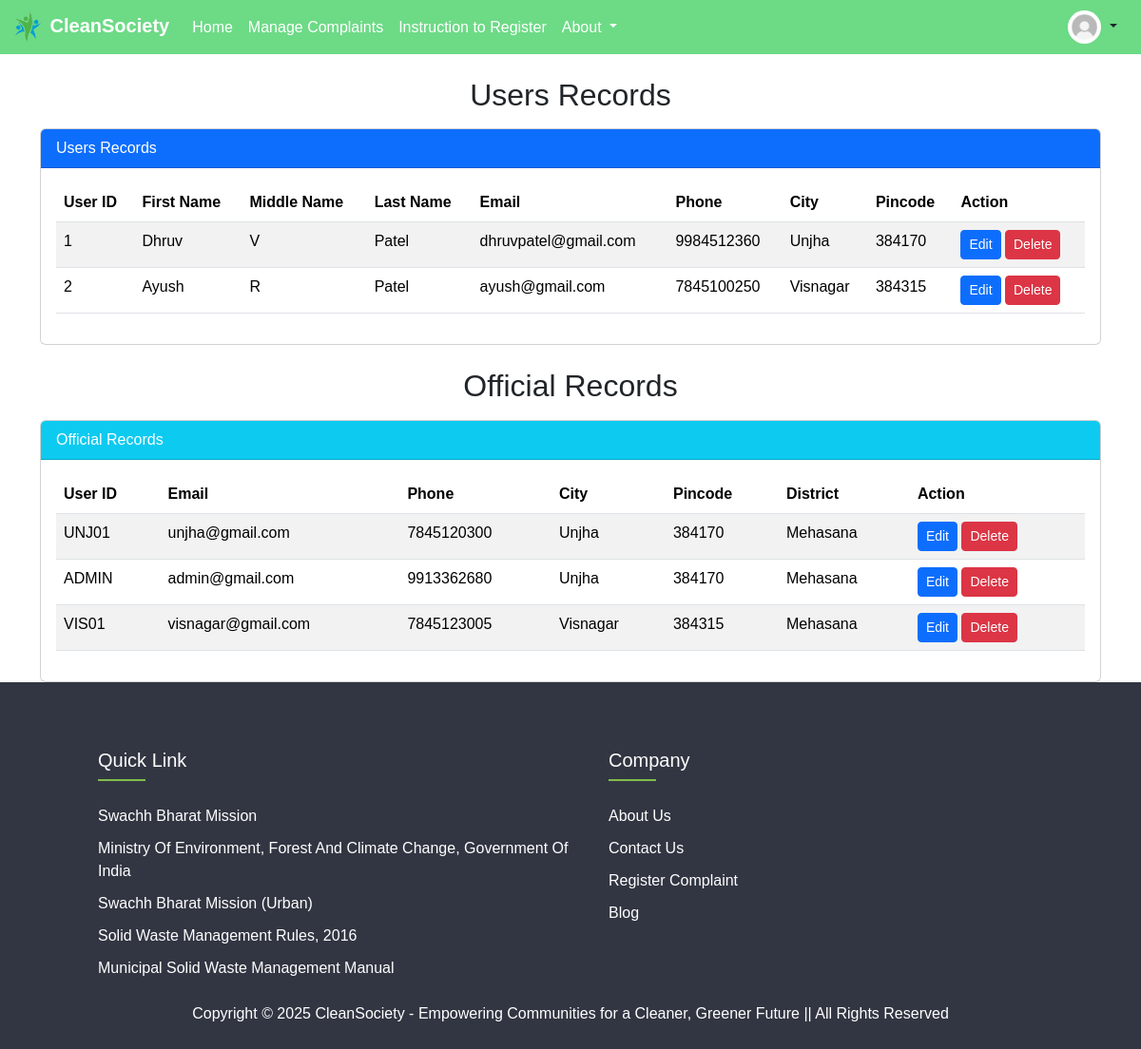
The app's page /_UserRecords.php (signed in) with its own data.
### tables this page shows
CREATE TABLE `user_list` (
  `id` int NOT NULL AUTO_INCREMENT,
  `FName` varchar(45) NOT NULL,
  `MName` varchar(45) NOT NULL,
  `LName` varchar(45) NOT NULL,
  `Email` varchar(45) NOT NULL,
  `Phone` varchar(45) NOT NULL,
  `City` varchar(45) NOT NULL,
  `Pincode` varchar(45) NOT NULL,
  `Password` varchar(255) NOT NULL,
  `DateTime` datetime NOT NULL DEFAULT CURRENT_TIMESTAMP,
  PRIMARY KEY (`id`,`Email`),
  UNIQUE KEY `Phone_UNIQUE` (`Phone`),
  UNIQUE KEY `Email_UNIQUE` (`Email`)
);

CREATE TABLE `official_list` (
  `ID` int NOT NULL AUTO_INCREMENT,
  `User_ID` varchar(45) NOT NULL,
  `Email` varchar(45) NOT NULL,
  `Phone` varchar(45) NOT NULL,
  `City` varchar(45) NOT NULL,
  `Pincode` varchar(45) NOT NULL,
  `District` varchar(45) DEFAULT NULL,
  `Password` varchar(255) NOT NULL,
  `DateTime` datetime NOT NULL DEFAULT CURRENT_TIMESTAMP,
  PRIMARY KEY (`ID`,`User_ID`),
  UNIQUE KEY `User_ID_UNIQUE` (`User_ID`),
  UNIQUE KEY `Email_UNIQUE` (`Email`),
  UNIQUE KEY `Phone_UNIQUE` (`Phone`)
);

### _UserRecords.php (the view, shortened to what this page needs)
<!doctype html>
<html lang="en">
<head>
    <link rel="stylesheet" href="https://cdn.jsdelivr.net/npm/bootstrap-icons@1.10.5/font/bootstrap-icons.css">
    <link href="https://cdn.jsdelivr.net/npm/bootstrap@5.3.3/dist/css/bootstrap.min.css" rel="stylesheet"
>
</head>
<body>
    <?php
        include './_dbconnect.php';
        include './_MainHeader.php';
    ?>
    <section id="Userlist">
        <div class="container mt-4">
            <h2 class="text-center"> Users Records</h2>
            <div class="card mt-3">
                <div class="card-header bg-primary text-white">
                    Users Records
                </div>
                <div class="card-body">
                    <table class="table table-striped" id="user_data">
                        <thead>
                            <tr>
                                <th>User ID</th>
                                <th>First Name</th>
                                <th>Middle Name</th>
                                <th>Last Name</th>
                                <th>Email</th>
                                <th>Phone</th>
                                <th>City</th>
                                <th>Pincode</th>
                                <th>Action</th>
                            </tr>
                        </thead>
                        <tbody>
                            <tr>
                                <?php
                            $ql1 = "SELECT * FROM `user_list`";
                            $que1 = mysqli_query($conn, $ql1);
                            $res = mysqli_num_rows($que1);
                            for($i=1; $i<=$res;$i++){
                            $row=mysqli_fetch_array($que1);
                        ?>
                                <td class="user_id"> <?php echo $row['id'] ?> </td>
                                <td> <?php echo $row['FName'] ?> </td>
                                <td> <?php echo $row['MName'] ?> </td>
                                <td> <?php echo $row['LName'] ?> </td>
                                <td> <?php echo $row['Email'] ?> </td>
                                <td> <?php echo $row['Phone'] ?> </td>
                                <td> <?php echo $row['City'] ?> </td>
                                <td> <?php echo $row['Pincode'] ?> </td>
                                <td>
                                    <button type="button" value="<?=$row['id'];?>" class="btn btn-primary btn-sm edit_btn">Edit</button>
                                    <button type="button" value="<?=$row['id'];?>"  class="btn btn-danger btn-sm delete_btn">Delete</button>
                                </td>
                            </tr>
                            <?php } ?>
                        </tbody>
                    </table>
                </div>
            </div>
        </div>
    </section>
    <section id="Officiallist">
        <div class="container mt-4">
            <h2 class="text-center"> Official Records</h2>
            <div class="card mt-3">
                <div class="card-header bg-info text-white">
                    Official Records
                </div>
                <div class="card-body">
                    <table class="table table-striped" id="official_data">
                        <thead>
                            <tr>
                                <th>User ID</th>
                                <th>Email</th>
                                <th>Phone</th>
                                <th>City</th>
                                <th>Pincode</th>
                                <th>District</th>
                                <th>Action</th>
                            </tr>
                        </thead>
                        <tbody>
                            <tr>
                                <?php
                            $ql1 = "SELECT * FROM `official_list`";
                            $que1 = mysqli_query($conn, $ql1);
                            $res = mysqli_num_rows($que1);
                            for($i=1; $i<=$res ;$i++){
                            $row=mysqli_fetch_array($que1);
                        ?>
                                <td> <?php echo $row['User_ID'] ?> </td>
                                <td> <?php echo $row['Email'] ?> </td>
                                <td> <?php echo $row['Phone'] ?> </td>
                                <td> <?php echo $row['City'] ?> </td>
                                <td> <?php echo $row['Pincode'] ?> </td>
                                <td> <?php echo $row['District'] ?> </td>
                                <td>
                                    <button type="button" value="<?=$row['ID'];?>" class="btn btn-primary btn-sm edit_official_btn">Edit</button>
                                    <button type="button" value="<?=$row['ID'];?>" class="btn btn-danger btn-sm delete_official_btn">Delete</button>
                                </td>
                            </tr>
                            <?php } ?>
                        </tbody>
                    </table>
                </div>
            </div>
        </div>
    </section>
    <?php
        include './_MainFooter.php';
    ?>
</body>
</html>

### _MainHeader.php (shortened to what this page needs)
<!doctype html>
<html lang="en">
<head>
    <link rel="stylesheet" href="https://cdnjs.cloudflare.com/ajax/libs/font-awesome/6.7.2/css/all.min.css"
 />
    <link href="https://cdn.jsdelivr.net/npm/bootstrap@5.3.3/dist/css/bootstrap.min.css" rel="stylesheet"
>
</head>
<body>
    <?php
        include './_RegisterOfficial.php';
if (isset($_SESSION['loggedin']) && $_SESSION['loggedin'] == true) {
    $user_email = $_SESSION['Username'];
    $sql = "SELECT * FROM `user_list` WHERE Email = '$user_email'";
    $query = mysqli_query($conn, $sql);
    $num = mysqli_num_rows($query);
    if ($num == 1) {
        $result = mysqli_fetch_assoc($query);
        $name = $result['FName'].' '. $result['LName'];
        echo '<nav class="navbar navbar-expand-lg py-1">
        <div class="container-fluid">
            <div class="heading">
                <a class="navbar-brand" href="#"><img src="./Assets/Images/logo.png" alt="Logo"> CleanSociety</a>
                <button class="navbar-toggler" type="button" data-bs-toggle="collapse" data-bs-target="#navbarNav"
                    aria-controls="navbarNav" aria-expanded="false" aria-label="Toggle navigation">
                    <span class="navbar-toggler-icon"></span>
                </button>
            </div>
            <div class="collapse navbar-collapse" id="navbarNav">
                <ul class="navbar-nav">
                    <li class="nav-item">
                        <a class="nav-link active" aria-current="page" href="./">Home</a>
                    </li>
                    <li class="nav-item">
                        <a class="nav-link" href="./_Complaints.php">Register Complaint</a>
                    </li>
                    <li class="nav-item">
                        <a class="nav-link" href="./_InstructionToComplaint.php">Instruction to Register</a>
                    </li>
                    <li class="nav-item dropdown">
                        <a class="nav-link dropdown-toggle" href="#" role="button" data-bs-toggle="dropdown"
                            aria-expanded="false">
                            About
                        </a>
                        <ul class="dropdown-menu">
                            <li><a class="dropdown-item" href="./_AboutUS.php">About Us</a></li>
                            <li><a class="dropdown-item" href="./_ContactUS.php">Contact Us</a></li>
                            <li><a class="dropdown-item" href="./_Blog.php">Blog</a></li>
                        </ul>
                    </li>
                </ul>
                </div>
                <div class="btn-group">
                            <button type="button" class="btn dropdown-toggle" data-bs-toggle="dropdown" data-bs-display="static" aria-expanded="false">
                            <img src="Assets\Images\no-image.jpg" style="width:35px;height:35px; border-radius:50%; cursor:pointer;" >
                            </button>
                            <ul class="dropdown-menu" style="width: 300px; left:-280%">
                                <div class="float">
                                    <div class="profile">
                                        <img src="assets\images\no-image.jpg" style="width:40px;height:40px; border-radius:50%; cursor:pointer;" >
                                        <h4>' . $name . '</h4>
                                    </div>
                                </div>
                                <hr style="width:100%; height:3px; border-width:0; color:gray; background-color:gray">
                                <li><a class="dropdown-item" href="./_DisplayComplaint.php"><i class="fa-solid fa-location-dot"></i>Track Complaint</a></li>
                                <li><a class="dropdown-item" href="./_PasswordReset.php"><i class="fa-solid fa-lock"></i>Change Password</a></li>
                                <div class="dropdown-divider"></div>
                                <a role="button" href="./_Logout.php" class="btn btn-outline-primary mx-3"><i class="fa-solid fa-arrow-right-from-bracket"></i> Logout</a>
                            </ul>
                        </div>
                        </div>
    </nav>';
    }else{
        $sql1 = " SELECT * From `official_list` WHERE Email='$user_email'OR User_ID='$user_email'";
        $res = mysqli_query($conn, $sql1);
        $num1 = mysqli_num_rows($res);
        if ($num1 == 1) {
            $result = mysqli_fetch_assoc($res);
            $name = $result['User_ID'];
            echo '<nav class="navbar navbar-expand-lg py-1">
        <div class="container-fluid">
            <div class="heading">
                <a class="navbar-brand" href="#"><img src="./Assets/Images/logo.png" alt="Logo"> CleanSociety</a>
            </div>
            <div class="collapse navbar-collapse" id="navbarNav">
                <ul class="navbar-nav">
                    <li class="nav-item">
                        <a class="nav-link active" aria-current="page" href="./">Home</a>
                    </li>
                    <li class="nav-item">
                        <a class="nav-link" href="./_ViewAllComplaints.php">Manage Complaints</a>
                    </li>
                    <li class="nav-item">
                        <a class="nav-link" href="./_InstructionToComplaint.php">Instruction to Register</a>
                    </li>
                    <li class="nav-item dropdown">
                        <a class="nav-link dropdown-toggle" href="#" role="button" data-bs-toggle="dropdown"
                            aria-expanded="false">
                            About
                        </a>
                    </li>
                </ul>
                </div>
                <div class="btn-group">
                            <button type="button" class="btn dropdown-toggle" data-bs-toggle="dropdown" data-bs-display="static" aria-expanded="false">
                            <img src="Assets\Images\no-image.jpg" style="width:35px;height:35px; border-radius:50%; cursor:pointer;" >
                            </button>
                            <ul class="dropdown-menu" style="width: 300px; left:-280%">
                                        <h4>' . $name . '</h4>
                                <li><a class="dropdown-item" href="./_PasswordReset.php"><i class="fa-solid fa-lock"></i>Change Password</a></li>';
                               echo '<div class="dropdown-divider"></div>
                                <a role="button" href="./_Logout.php" class="btn btn-outline-primary mx-3"><i class="fa-solid fa-arrow-right-from-bracket"></i> Logout</a>
                            </ul>
                        </div>
                        </div>
    </nav>
            ';
        }
    }
}
   ?>
</body>
</html>

### _MainFooter.php (shortened to what this page needs)
<!doctype html>
<html lang="en">
  <head>
    <link rel="stylesheet" href="https://cdnjs.cloudflare.com/ajax/libs/font-awesome/6.7.2/css/all.min.css"
 />
    <link href="https://cdn.jsdelivr.net/npm/bootstrap@5.3.3/dist/css/bootstrap.min.css" rel="stylesheet">
  </head>
  <body>
    <footer class="footer">
        <div class="container-footer">
            <div class="row">
                <div class="footer-col">
                    <h4>Quick Link</h4>
                    <ul>
                        <li><a href="https://swachhbharatmission.ddws.gov.in/">Swachh Bharat Mission</a></li>
                        <li><a href="https://moef.gov.in/">Ministry of Environment, Forest and Climate Change, Government of India</a></li>
                        <li><a href="https://sbmurban.org/">Swachh Bharat Mission (Urban)</a></li>
                        <li><a href="https://www.hspcb.org.in/uploads/laws/MSW_Rules.pdf">Solid Waste Management Rules, 2016</a></li>
                        <li><a href="https://mohua.gov.in/upload/uploadfiles/files/Part1%281%29.pdf">Municipal Solid Waste Management Manual</a></li>
                    </ul>
                </div>
                <div class="footer-col">
                    <h4>Company</h4>
                    <ul>
                        <li><a href="./_AboutUS.php">About Us</a></li>
                        <li><a href="./_ContactUS.php">Contact Us</a></li>
                        <li><a href="./_Complaints.php">Register Complaint</a></li>
                        <li><a href="./_Blog.php">Blog</a></li>
                    </ul>
                </div>
            </div>
            <h6 class="text-center">Copyright &copy 2025 CleanSociety - Empowering Communities for a Cleaner, Greener Future || All Rights Reserved</h6>
        </div>
    </footer>
  </body>
</html>

### _MainHeader.php (style rules this page uses)
* { margin: 0; padding: 0; font-family: Verdana, Geneva, Tahoma, sans-serif; }
.navbar-brand img { width: 35px; height: 35px; }
.container-fluid .heading a { font-weight: bold; color: white; }
.navbar { background-color: #6DDA86; }
#navbarNav .navbar-nav .nav-item .nav-link { color: white; }

### _MainFooter.php (style rules this page uses)
* { margin: 0; padding: 0; box-sizing: border-box; }
body { line-height: 1.5; font-family: 'Poppins', sans-serif; }
.container-footer { max-width: 1100px; margin: auto; }
.footer-col ul { list-style: none; padding-left: 0; }
.container-footer .row { display: flex; flex-wrap: wrap; padding-bottom: 10px; }
.footer { background-color: #323642; padding: 70px 0 20px 0; margin-bottom: 0; }
.footer-col { width: 50%; padding: 0 15px; }
.footer-col h4 { font-size: 20px; color: #ffffff; text-transform: capitalize; margin-bottom: 35px; font-weight: 500; position: relative; }
.footer-col h4::before { content: ''; position: absolute; left: 0; bottom: -10px; background-color: #81BD4A; height: 2px; box-sizing: border-box; width: 50px; }
.footer-col ul li:not(:last-child) { margin-bottom: 10px; }
.footer-col ul li a { font-size: 16px; text-transform: capitalize; color: #ffffff; text-decoration: none; font-weight: 300; display: block; transition: all 0.3s ease; }
.container-footer { color:#ffffff; font-family: 'Poppins', sans-serif; font-size: 25px; font-weight: 700; }
@media (min-width: 751px) { .container-footer .row { padding-left: 50px; } }

### records on screen
user_list: id "1", FName "Dhruv", MName "V", LName "Patel", Email "dhruvpatel@gmail.com", Phone "9984512360", City "Unjha", Pincode "384170"
user_list: id "2", FName "Ayush", MName "R", LName "Patel", Email "ayush@gmail.com", Phone "7845100250", City "Visnagar", Pincode "384315"
official_list: User_ID "UNJ01", Email "unjha@gmail.com", Phone "7845120300", City "Unjha", Pincode "384170", District "Mehasana", $row['ID'] 1 (drawn)
official_list: User_ID "ADMIN", Email "admin@gmail.com", Phone "9913362680", City "Unjha", Pincode "384170", District "Mehasana", $row['ID'] 2 (drawn)
official_list: User_ID "VIS01", Email "visnagar@gmail.com", Phone "7845123005", City "Visnagar", Pincode "384315", District "Mehasana", $row['ID'] 3 (drawn)
